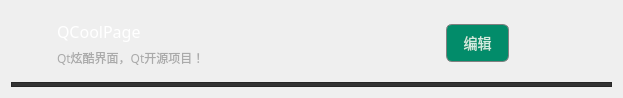
<?xml version="1.0" encoding="UTF-8"?>
<ui version="4.0">
 <class>ListControl</class>
 <widget class="QWidget" name="ListControl">
  <property name="geometry">
   <rect>
    <x>0</x>
    <y>0</y>
    <width>623</width>
    <height>98</height>
   </rect>
  </property>
  <property name="windowTitle">
   <string>Form</string>
  </property>
  <property name="styleSheet">
   <string notr="true">QFrame#frameLine
{
background: rgba(255, 220, 220, 40);
}

QLabel#labelAppName
{
font-family: Microsoft YaHei;
font-size: 16px;
color: #FFFFFF;
}

QLabel#labelAppText
{
font-family: Microsoft YaHei;
font-size: 12px;
color: #AAAAAA;
}





</string>
  </property>
  <layout class="QVBoxLayout" name="verticalLayout_2">
   <item>
    <layout class="QHBoxLayout" name="horizontalLayout" stretch="1,6,6,2,3">
     <property name="leftMargin">
      <number>9</number>
     </property>
     <property name="topMargin">
      <number>9</number>
     </property>
     <property name="rightMargin">
      <number>9</number>
     </property>
     <property name="bottomMargin">
      <number>9</number>
     </property>
     <item>
      <widget class="QLabel" name="labelImage">
       <property name="styleSheet">
        <string notr="true">border-image:url(:/Photo/app.ico)</string>
       </property>
       <property name="text">
        <string/>
       </property>
      </widget>
     </item>
     <item>
      <layout class="QVBoxLayout" name="verticalLayout">
       <item>
        <widget class="QLabel" name="labelAppName">
         <property name="text">
          <string>QCoolPage</string>
         </property>
        </widget>
       </item>
       <item>
        <widget class="QLabel" name="labelAppText">
         <property name="text">
          <string>Qt炫酷界面，Qt开源项目！</string>
         </property>
        </widget>
       </item>
      </layout>
     </item>
     <item>
      <widget class="QWidget" name="widgetStar" native="true"/>
     </item>
     <item>
      <widget class="MyMaterialFlatButton" name="pushButtonInstall">
       <property name="cursor">
        <cursorShape>PointingHandCursor</cursorShape>
       </property>
       <property name="styleSheet">
        <string notr="true">QPushButton{
	background:#028C6A;
	color:#D1EDE1;
	border:1px solid gray;
	border-radius:6px;
	padding:7px;
	font:14px;

}
QPushButton:hover{
	padding:0;
	height:0;
	width:0;
}
QPushButton:Pressed{
	background:#028C6A;
}</string>
       </property>
       <property name="text">
        <string>编辑</string>
       </property>
       <property name="autoRepeatDelay">
        <number>0</number>
       </property>
      </widget>
     </item>
     <item>
      <spacer name="horizontalSpacer">
       <property name="orientation">
        <enum>Qt::Horizontal</enum>
       </property>
       <property name="sizeHint" stdset="0">
        <size>
         <width>40</width>
         <height>20</height>
        </size>
       </property>
      </spacer>
     </item>
    </layout>
   </item>
   <item>
    <widget class="QFrame" name="frameLine">
     <property name="styleSheet">
      <string notr="true">QFrame
{
background-color: #333333 
}</string>
     </property>
     <property name="frameShape">
      <enum>QFrame::StyledPanel</enum>
     </property>
     <property name="frameShadow">
      <enum>QFrame::Raised</enum>
     </property>
    </widget>
   </item>
  </layout>
 </widget>
 <customwidgets>
  <customwidget>
   <class>MyMaterialFlatButton</class>
   <extends>QPushButton</extends>
   <header location="global">mymaterialflatbutton.h</header>
  </customwidget>
 </customwidgets>
 <resources/>
 <connections/>
</ui>
